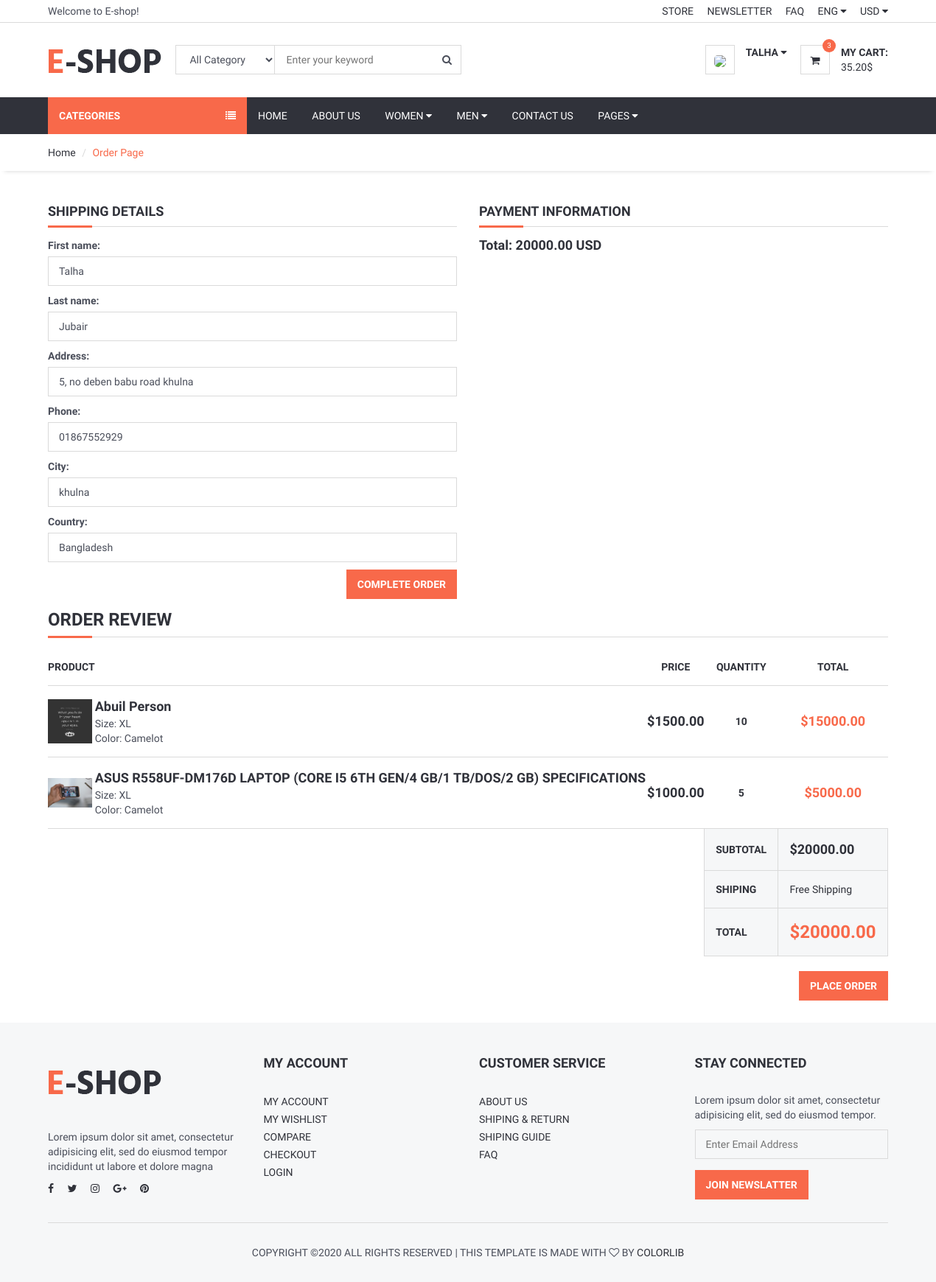
Page /order/orderproduct (signed in) on the committed database.
### user/models.py (models this page shows, shortened)
class UserProfile(models.Model):
    user = models.OneToOneField(User, on_delete=models.CASCADE)
    phone = models.CharField(blank=True, null=True, max_length=15)
    address = models.CharField(blank=True, null=True, max_length=150)
    city = models.CharField(blank=True, null=True, max_length=50)
    country = models.CharField(blank=True, null=True, max_length=50)
    image = models.ImageField(blank=True, upload_to='media/users/')
    def image_tag(self):
        return mark_safe('<img src="{}" height="50"/>'.format(self.image.url))
    image_tag.short_description = "User Image"

### order/models.py (models this page shows, shortened)
class ShopCart(models.Model):
    user = models.ForeignKey(User, on_delete=models.SET_NULL, null=True)
    product = models.ForeignKey(Product , on_delete=models.SET_NULL, null=True)
    quantity = models.IntegerField()
    @property
    def amount(self):
        return (self.quantity * self.product.price)

### product/models.py (models this page shows, shortened)
class Product(models.Model):
    STATUS = (
        ('True', 'True'),
        ('False', 'False'),
    )
    title = models.CharField(max_length=150)
    keywords = models.CharField(max_length=200)
    category = models.ForeignKey(Category , on_delete=models.CASCADE)
    description = models.TextField()
    image = models.ImageField(upload_to='product_image/')
    price = models.DecimalField(max_digits=12, decimal_places=2)
    amount = models.IntegerField()
    minamount=models.IntegerField()
    detail = RichTextUploadingField()
    slug = models.SlugField(null=False, unique=True)
    status = models.CharField(max_length=5,choices=STATUS)
    create_at = models.DateTimeField(auto_now_add=True)
    update_at = models.DateTimeField(auto_now=True)
    def image_tag(self):
        return mark_safe('<img src="{}" height="50"/>'.format(self.image.url))
    image_tag.short_description = 'Image'

### order/views.py (the view, shortened to what this page needs)
# urls.py: path('orderproduct', orderproduct, name='orderproduct'),
@login_required
def orderproduct(request):
    current_user = request.user
    profile = UserProfile.objects.get(user_id=current_user.id)
    category = Category.objects.all()
    current_user = request.user
    shopcart = ShopCart.objects.filter(user_id=current_user.id)
    total = 0
    for rs in shopcart:
        total += rs.product.price * rs.quantity
    pro_data = {'first_name': current_user.first_name,
            'last_name': current_user.last_name,
            'address': profile.address,
            'phone': profile.phone,
            'city': profile.city,
            'country': profile.country}
    form = OrderForm(initial=pro_data)
    context = { 'category': category, 'shopcart': shopcart, 'total': total, 'form': form}
    return render(request, 'order_form.html', context)

### order/forms.py
class OrderForm(forms.ModelForm):
    class Meta:
        model = Order
        fields = ['first_name', 'last_name', 'address', 'phone', 'city', 'country']
        widgets = {
            'first_name': forms.TextInput(attrs={'class': 'input'}),
            'last_name': forms.TextInput(attrs={'class': 'input'}),
            'address': forms.TextInput(attrs={'class': 'input'}),
            'phone': forms.TextInput(attrs={'class': 'input'}),
            'city': forms.TextInput(attrs={'class': 'input'}),
            'country': forms.TextInput(attrs={'class': 'input'}),
        }

### order/templates/order_form.html (shortened to what this page needs)
{% extends 'homebase.html' %}
{% block sidebar %} {% include 'sidebar.html' %} {% endblock %}
{% block body %}
	<div id="breadcrumb">
		<div class="container">
			<ul class="breadcrumb">
                <li><a href="{% url 'index' %}">Home</a></li>
                <li class="active">Order Page</li>
			</ul>
		</div>
	</div>
	<div class="section">
		<div class="container">
			<div class="row">
                <form action="" method="POST">
                    <div class="col-md-6">
						<div class="billing-details">
                            <div class="section-title">
                                <h4 class="title">Shipping Details</h4>
							</div>
							{{ form.as_p }}
							<div class="pull-right">
                                <button  type="submit" class="primary-btn">Complete Order</button>
                            </div>
						</div>
					</div>
                    <div class="col-md-6">
						<div class="shiping-methods">
                            <div class="section-title">
                                <h4 class="title">Payment Information</h4>
							</div>
							<h4 class="title" readonly>Total: {{ total }} USD </h4>
						</div>
                    </div>
                 </form>
				<div class="col-md-12">
					<div class="order-summary clearfix">
						<div class="section-title">
							<h3 class="title">Order Review</h3>
						</div>
						<table class="shopping-cart-table table">
							<thead>
								<tr>
									<th>Product</th>
									<th></th>
									<th class="text-center">Price</th>
									<th class="text-center">Quantity</th>
									<th class="text-center">Total</th>
								</tr>
							</thead>
							<tbody>
								{% for item in shopcart %}
								<tr>
									<td class="thumb"><img src="{{ item.product.image.url }}" alt=""></td>
									<td class="details">
										<a href="/product/{{ item.product.id }}/{{ item.product.slug }}">{{ item.product.title }}</a>
										<ul>
											<li><span>Size: XL</span></li>
											<li><span>Color: Camelot</span></li>
										</ul>
									</td>
									<td class="price text-center"><strong>${{  item.product.price }}</strong></td>
									<td class="qty text-center"><strong>{{  item.quantity }}</strong></td>
									<td class="total text-center"><strong class="primary-color">${{ item.amount }}</strong></td>
								</tr>
								{% endfor %}
							</tbody>
							<tfoot>
								<tr>
									<th class="empty" colspan="3"></th>
									<th>SUBTOTAL</th>
									<th colspan="2" class="sub-total">${{ total }}</th>
								</tr>
								<tr>
									<th class="empty" colspan="3"></th>
									<th>SHIPING</th>
									<td colspan="2">Free Shipping</td>
								</tr>
								<tr>
									<th class="empty" colspan="3"></th>
									<th>TOTAL</th>
									<th colspan="2" class="total">${{ total }}</th>
								</tr>
							</tfoot>
						</table>
						<div class="pull-right">
							<a href="/order/orderproduct" class="primary-btn">Place Order</a>
						</div>
					</div>
				</div>
			</div>
		</div>
	</div>
{% endblock  %}

### home/templates/header.html (shortened to what this page needs)
{% load static %}
	<header>
		<div id="top-header">
			<div class="container">
				<div class="pull-left">
					<span>Welcome to E-shop!</span>
				</div>
				<div class="pull-right">
					<ul class="header-top-links">
						<li><a href="#">Store</a></li>
						<li><a href="#">Newsletter</a></li>
						<li><a href="#">FAQ</a></li>
						<li class="dropdown default-dropdown">
							<a class="dropdown-toggle" data-toggle="dropdown" aria-expanded="true">ENG <i class="fa fa-caret-down"></i></a>
						</li>
						<li class="dropdown default-dropdown">
							<a class="dropdown-toggle" data-toggle="dropdown" aria-expanded="true">USD <i class="fa fa-caret-down"></i></a>
						</li>
					</ul>
				</div>
			</div>
		</div>
		<div id="header">
			<div class="container">
				<div class="pull-left">
					<div class="header-logo">
						<a class="logo" href="#">
							<img src="{% static 'img/logo.png' %}" alt="">
						</a>
					</div>
					<div class="header-search">
						<form action="/search/" method="POST">
							<input id="query" name="query" class="input search-input" type="text" placeholder="Enter your keyword">
							<select name="catid" class="input search-categories">
								<option value="0">All Category</option>
								{% load mptt_tags %}
							</select>
							<button class="search-btn"><i class="fa fa-search"></i></button>
						</form>
					</div>
				</div>
				<div class="pull-right">
					<ul class="header-btns">
						<li class="header-account dropdown default-dropdown">
							{% if user.id is not None %}
							<div class="dropdown-toggle" role="button" data-toggle="dropdown" aria-expanded="true">
								<div class="header-btns-icon">
									<img src="{{ request.session.userimage }}" style="height: 40px; border-radius: 30%">
								</div>
								<strong class="text-uppercase">{{ user.first_name }} <i class="fa fa-caret-down"></i></strong>
							</div>
							{% else %}
							<a href="{% url 'login_view' %}" class="text-uppercase">Login</a> / <a href="{% url 'signup_view' %}" class="text-uppercase">Sign Up</a>
							{% endif %}
						</li>
						<li class="header-cart dropdown default-dropdown">
							<a href="/order/shopcart">
								<div class="header-btns-icon">
									<i class="fa fa-shopping-cart"></i>
									<span class="qty">3</span>
								</div>
								<strong class="text-uppercase">My Cart:</strong>
								<br>
								<span>35.20$</span>
							</a>
						</li>
					</ul>
				</div>
			</div>
		</div>
	</header>

### home/static/css/style.css (style rules this page uses)
body { font-family: 'Hind', sans-serif; color: #4A4E5A; overflow-x: hidden; }
h1, h2, h3, h4, h5, h6 { color: #30323A; margin: 0 0 10px; font-weight: 700; }
a { color: #30323A; -webkit-transition: 0.3s color; transition: 0.3s color; }
.primary-color { color: #F8694A; }
strong { color: #30323A; }
ul, ol { margin: 0; padding: 0; list-style: none }
.main-btn, .primary-btn { display: inline-block; padding: 10px 15px; text-transform: uppercase; font-weight: 700; border: none; -webkit-transition: 0.3s all; transition: 0.3s all; }
.primary-btn { color: #FFF; background-color: #F8694A; }
.input { width: 100%; height: 40px; padding: 0px 15px; border: none; background-color: transparent; -webkit-box-shadow: 0px 0px 0px 1px #DADADA inset, 0px 0px 0px 5px transparent; box-shadow: 0px 0px 0px 1px #DADADA inset, 0px 0px 0px 5px transparent; -webkit-transition: 0.3s all; transition: 0.3s all; }
.section { padding-top: 30px; padding-bottom: 30px; }
.section-title { position: relative; margin-bottom: 15px; margin-top: 15px; border-bottom: 1px solid #DADADA; }
.section-title .title { display: inline-block; text-transform: uppercase; }
.section-title:after { content: ""; position: absolute; left: 0; bottom: -1.5px; height: 3px; width: 60px; background-color: #F8694A; }
#breadcrumb { -webkit-box-shadow: 0px 6px 6px -6px rgba(0, 0, 0, 0.175); box-shadow: 0px 6px 6px -6px rgba(0, 0, 0, 0.175); }
.breadcrumb { background-color: transparent; border: none; border-radius: 0px; padding: 15px 0px; margin: 0; }
.breadcrumb>.active { color: #F8694A; }
.breadcrumb>li+li:before { color: #DADADA; }
#header { padding-top: 15px; padding-bottom: 15px; }
#top-header { padding-top: 5px; padding-bottom: 5px; border-bottom: 1px solid #DADADA; }
.header-top-links>li { display: inline-block; }
.header-top-links>li+li { margin-left: 15px; }
.header-top-links>li>a { cursor: pointer; text-transform: uppercase; }
.header-logo { display: inline-block; margin-right: 15px; }
.header-logo .logo>img { width: 100%; max-height: 70px; }
.header-search { display: inline-block; padding: 15px 0px; max-width: 400px; }
.header-search>form { position: relative; }
.header-search>form .search-input { padding-left: 150px; padding-right: 45px; }
.header-search>form .search-categories { position: absolute; left: 0px; top: 0px; width: 135px; }
.header-search>form .search-btn { position: absolute; top: 0px; right: 0px; width: 40px; height: 40px; background-color: transparent; border: none; }
.header-btns>li { display: inline-block; vertical-align: top; padding: 15px 0px; }
.header-btns>li+li { margin-left: 15px; }
.header-btns>li .header-btns-icon { position: relative; float: left; margin-right: 15px; width: 40px; height: 40px; line-height: 40px; text-align: center; color: #30323A; background-color: #FFF; border: 1px solid #DADADA; }
.header-btns .dropdown-toggle { display: block; cursor: pointer; }
.header-cart .header-btns-icon .qty { position: absolute; right: -9px; top: -9px; width: 18px; height: 18px; line-height: 18px; text-align: center; font-size: 10px; background: #F8694A; color: #FFF; border-radius: 50%; }
.shiping-methods { margin-bottom: 30px; }
.shopping-cart-table>tbody>tr>td, .shopping-cart-table>tbody>tr>th, .shopping-cart-table>tfoot>tr>td, .shopping-cart-table>tfoot>tr>th, .shopping-cart-table>thead>tr>td, .shopping-cart-table>thead>tr>th { padding: 15px 0px; vertical-align: middle; border-top: 1px solid #DADADA; }
.shopping-cart-table>thead>tr>th { color: #30323A; text-transform: uppercase; border-bottom: 1px solid #DADADA; }
.shopping-cart-table>tbody>tr:last-child>td { border-bottom: 1px solid #DADADA; }
.shopping-cart-table>tfoot>tr>td, .shopping-cart-table>tfoot>tr>th { color: #30323A; border-top: 0px }
.shopping-cart-table>tfoot>tr>td:not(.empty), .shopping-cart-table>tfoot>tr>th:not(.empty) { padding: 15px; background-color: #F6F7F8; border: 1px solid #DADADA; }
.shopping-cart-table>tbody>tr>.details>a { font-size: 18px; font-weight: 700; }
.shopping-cart-table>tbody>tr>.thumb>img { width: 60px; }
.shopping-cart-table>tbody>tr>.price { font-size: 18px; }
.shopping-cart-table>tbody>tr>.total { font-size: 18px; }
.shopping-cart-table>tfoot>tr>.sub-total { font-size: 18px; }
.shopping-cart-table>tfoot>tr>.total { font-size: 24px; color: #F8694A; }

### rows in the picture
UserProfile: address "5, no deben babu road khulna", phone "01867552929", city "khulna", country "Bangladesh"
ShopCart: product.image (picture), product "Abuil Person", product.price "1500.00", quantity "10", amount "15000.00"
ShopCart: product.image (picture), product "ASUS R558UF-DM176D LAPTOP (CORE I5 6TH GEN/4 GB/1 TB/DOS/2 GB) SPECIFICATIONS", product.price "1000.00", quantity "5", amount "5000.00"

### other values in the picture
{{ user.first_name }} "TALHA"
{{ total }} "20000.00"
